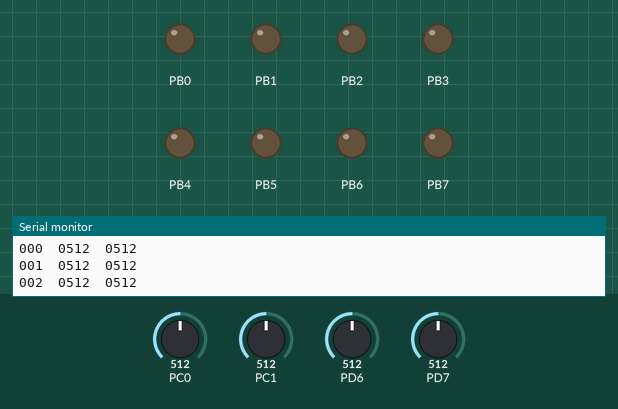
Recording of a program running on a simulated ATmega328P, built with avr-gcc and emulated at 16 MHz. Shown: output pins drawn as LEDs (lit = HIGH), the last lines printed to the serial monitor. The inputs (shaded band) are chosen by the test bench; at power-on: PC0 = 512, PC1 = 512, PD6 = 512, PD7 = 512.

Above: at 1.2 s.
1.3 s: PC0 set to 520
At 2.1 s:
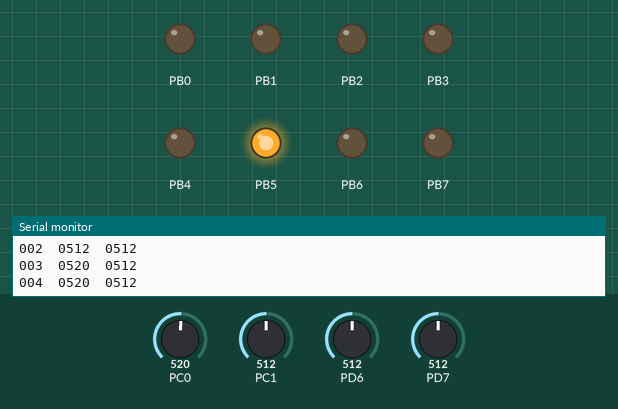
3.0 s: PC0 set to 306
At 3.8 s:
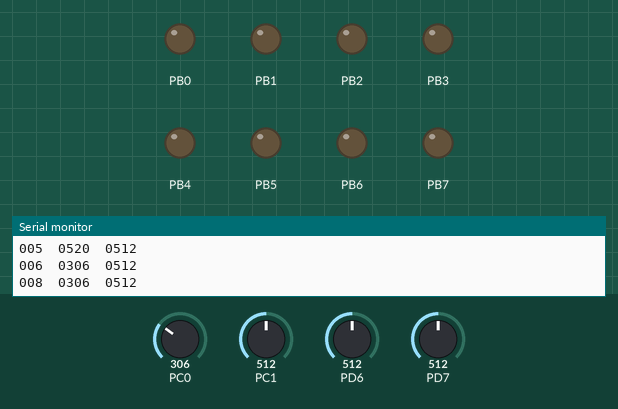
4.6 s: PC0 set to 716
At 5.5 s:
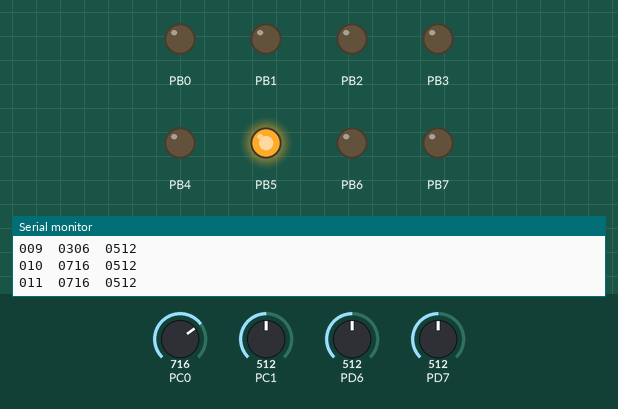
Timing chart, 0 to 7.6 s (numbered marks = the images above; inputs shaded):
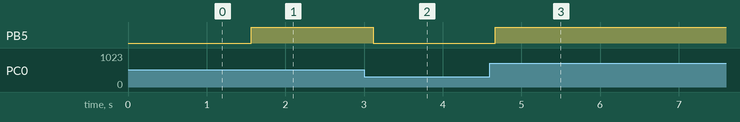

The program:

main.c
```c
/*
 * ADC10BITSLABUART.c
 *
 * Created: 9/11/2021 2:21:44 a. m.
 * Author : Miguel Palomino, Ivan Holguin & Miguel Rondón
 */

#define F_CPU 16000000L

#include <stdint.h>
#include <avr/io.h>
#include <util/delay.h>
#include <avr/interrupt.h>

// Mis funciones inicializadas
void config_usart(void);
void ANC_CONFG(void);

// Declaracion de variables
uint16_t signal_1 = 0; // unsigned int 16 bit variable to store the 10 bit ADC  value
uint16_t signal_2 = 0; // unsigned int 16 bit variable to store the 10 bit ADC  value
uint8_t numero = 0;
uint8_t dnumero = 0;
uint8_t cnumero = 0;

char myBuffer = ' '; // Variable inicial de UART
int RESTA = 0;

// Configurar el ADC
void ADC_init()
{
	// ADC habilitado, con prescaler 128
	ADCSRA = 0x87;

	// Voltaje de referencia VCC, 1 <<REFS0 (Alimentación AVCC)
	ADMUX = 0x40; // 0b100 0000 para 10B
}

// Funcion de lectura ADC con selector de canales
int ADC_read(char channel)
{
	if (channel == 1)
	{
		// Activado A1
		ADMUX = 0x41;
	}
	else if (channel == 0)
	{
		// Activado A0
		ADMUX = 0x40;
	}
	else if (channel == 2)
	{
		// Activado A2
		ADMUX = 0x42;
	}

	// Inicia conversión
	ADCSRA |= (1 << ADSC);

	//Esperar hasta que termine la conversión
	while (!(ADCSRA & (1 << ADIF)))
		;

	//limpiar bandera interrupción
	ADCSRA |= (1 << ADIF);
	_delay_ms(1);

	//retornar converción
	return ADCW;
}

int main(void)
{
	// Activar las interrupciones globales
	sei();

	// Configurar puerto RX/TX
	DDRD = 0x02;

	// Configurar puertos de salidas
	DDRB = 0xFF;

	// Llamar métodos
	ADC_init();
	ANC_CONFG();

	config_usart();

	// Encabezado de datos [Dato	Signal1		Signal2]
	int cabeza[20] = {68, 65, 84, 79, 9, 83, 69, 78, 65, 76, 49, 9, 83, 69, 78, 65, 76, 50, 10, 13};

	// Enviar encabezados
	for (int x = 0; x < 20; x++)
	{
		// Verificar si la transmicion esta libre
		while (!(UCSR0A & (1 << UDRE0)))
			;

		// Escribir registro almacenado
		UDR0 = cabeza[x];
	}

	while (1)
	{
		// Obtener datos de A0
		signal_1 = ADC_read(0);

		//Almacenamiento temporal (16bit) para la conversion
		uint16_t temp = 0;

		// Variable (8bit) para la posicion de cada digito
		uint8_t Ones_Position = 0;
		uint8_t Tens_Position = 0;
		uint8_t Hundreths_Position = 0;
		uint8_t Thousands_Position = 0;

		// Almacenamos la señal 1
		temp = signal_1;

		Ones_Position = temp % 10;		// Eg 1023 % 10  -> Remainder -> 3
		temp = temp / 10;				// Eg temp = 1023/10 ->102
		Tens_Position = temp % 10;		// Eg 102  % 10  -> Remainder -> 2
		temp = temp / 10;				// Eg temp = 102/10 ->10
		Hundreths_Position = temp % 10; // Eg 10   % 10  -> Remainder -> 0
		Thousands_Position = temp / 10; // Eg 10   / 10  -> Quotient  -> 1

		//ASCII Conversion
		Ones_Position += 0x30;
		Tens_Position += 0x30;
		Hundreths_Position += 0x30;
		Thousands_Position += 0x30;

		//REPETICION PARA EL SEGUNDO POTENCIOMETRO

		signal_2 = ADC_read(1);

		uint16_t temp2 = 0; //Temporary Storage (16bit)

		uint8_t Ones_Position2 = 0; // 8 bit variables to be send using usart
		uint8_t Tens_Position2 = 0;
		uint8_t Hundreths_Position2 = 0;
		uint8_t Thousands_Position2 = 0;

		temp2 = signal_2;

		Ones_Position2 = temp2 % 10;	  // Eg 1023 % 10  -> Remainder -> 3
		temp2 = temp2 / 10;				  // Eg temp = 1023/10 ->102
		Tens_Position2 = temp2 % 10;	  // Eg 102  % 10  -> Remainder -> 2
		temp2 = temp2 / 10;				  // Eg temp = 102/10 ->10
		Hundreths_Position2 = temp2 % 10; // Eg 10   % 10  -> Remainder -> 0
		Thousands_Position2 = temp2 / 10; // Eg 10   / 10  -> Quotient  -> 1

		//ASCII Conversion
		Ones_Position2 += 0x30;
		Tens_Position2 += 0x30;
		Hundreths_Position2 += 0x30;
		Thousands_Position2 += 0x30;

		//PUNTO 3
		RESTA = signal_1 - signal_2;
		if (RESTA > 0)
		{
			PORTB = (1 << 5);
		}
		else
		{
			PORTB = (0 << 5);
		}

		// Declaramos los numeros de 0 a 9
		int a[9] = {48, 49, 50, 51, 52, 53, 54, 56, 57};
		int b[9] = {48, 49, 50, 51, 52, 53, 54, 56, 57};
		int c[9] = {48, 49, 50, 51, 52, 53, 54, 56, 57};

		// Verificar si la transmicion esta libre
		while (!(UCSR0A & (1 << UDRE0)))
			;
		UDR0 = c[cnumero]; // Escribir registro almacenado

		while (!(UCSR0A & (1 << UDRE0)))
			;			   // Verificar si la transmicion esta libre
		UDR0 = a[dnumero]; // Escribir registro almacenado

		while (!(UCSR0A & (1 << UDRE0)))
			;			  // Verificar si la transmicion esta libre
		UDR0 = b[numero]; // Escribir registro almacenado

		while (!(UCSR0A & (1 << UDRE0)))
			; // Verificar si la transmicion esta libre
		UDR0 = '	';

		while (!(UCSR0A & (1 << UDRE0)))
			;					   // Verificar si la transmicion esta libre
		UDR0 = Thousands_Position; // Escribir registro almacenado

		while (!(UCSR0A & (1 << UDRE0)))
			;					   // Verificar si la transmicion esta libre
		UDR0 = Hundreths_Position; // Escribir registro almacenado

		while (!(UCSR0A & (1 << UDRE0)))
			;				  // Verificar si la transmicion esta libre
		UDR0 = Tens_Position; // Escribir registro almacenado

		while (!(UCSR0A & (1 << UDRE0)))
			;				  // Verificar si la transmicion esta libre
		UDR0 = Ones_Position; // Escribir registro almacenado

		// Enviamos el tab (un espacio)
		while (!(UCSR0A & (1 << UDRE0)))
			; // Verificar si la transmicion esta libre
		UDR0 = '	';

		while (!(UCSR0A & (1 << UDRE0)))
			;						// Verificar si la transmicion esta libre
		UDR0 = Thousands_Position2; // Escribir registro almacenado

		while (!(UCSR0A & (1 << UDRE0)))
			;						// Verificar si la transmicion esta libre
		UDR0 = Hundreths_Position2; // Escribir registro almacenado

		while (!(UCSR0A & (1 << UDRE0)))
			;				   // Verificar si la transmicion esta libre
		UDR0 = Tens_Position2; // Escribir registro almacenado

		while (!(UCSR0A & (1 << UDRE0)))
			;				   // Verificar si la transmicion esta libre
		UDR0 = Ones_Position2; // Escribir registro almacenado

		while (!(UCSR0A & (1 << UDRE0)))
			;	   // Verificar si la transmicion esta libre
		UDR0 = 10; // Escribir registro almacenado

		while (!(UCSR0A & (1 << UDRE0)))
			;	   // Verificar si la transmicion esta libre
		UDR0 = 13; // Escribir registro almacenado

		// Bucle de control para las unidades, decenas y centenas
		numero++;
		if (numero == 9)
		{
			dnumero++;
			numero = 0;
			if (dnumero == 9)
			{
				cnumero++;
				dnumero = 0;
			}
		}
		_delay_ms(500);
	}
}

// Configuracion de puertos para 9600b tipo UART Asincrona Normal con RX & TX
void config_usart(void)
{
	UCSR0A = 0x00;
	UCSR0B = 0b10011000;
	UCSR0C = 0b00000110;

	// Configurar el baud
	UBRR0 = 103;
}

// Configuracion de comparador analogico
void ANC_CONFG(void)
{
	// Se puede definir la entrada negativa del AC con MUX
	ADCSRB |= (0 << ACME);

	// Interrupcion AC activada, interrupción en flanco de subida de la salida
	ACSR |= (1 << ACIE) | (0 << ACIS1) | (0 << ACIS0);

	// Buffer de entrada digital apagado en AIN0 & AIN1
	DIDR1 |= (1 << AIN0D) | (1 << AIN1D);
}

ISR(USART_RX_vect)
{
	// Almacenamos dato actual
	myBuffer = UDR0;

	// Verificar si la transmicion esta libre
	while (!(UCSR0A & (1 << UDRE0)))
		;

	// Encender led
	if (myBuffer == 'D')
	{
		PORTD ^= (1 << 4);
	}
	else
	{
		// Escribir registro almacenado
		UDR0 = myBuffer;
	}
}

ISR(ANALOG_COMP_vect)
{
	// Verificar ACO (bit de salida)
	if ((ACSR & 0x20) == 0)
	{
		// Enciende LED1 si Ref es mayor
		PORTD = (1 << 3);
	}
	else
	{
		// Apaga led
		PORTD = (0 << 3);
	}
}
```

Measured:
- the behaviour switches between 512 and 513 on PC0 (found by bisection; images 0 and 1)
- after the input at 1.3 s, PB5: LOW → HIGH after 0.27 s
- after the input at 3.0 s, PB5: HIGH → LOW after 0.12 s
- after the input at 4.6 s, PB5: LOW → HIGH after 0.06 s
